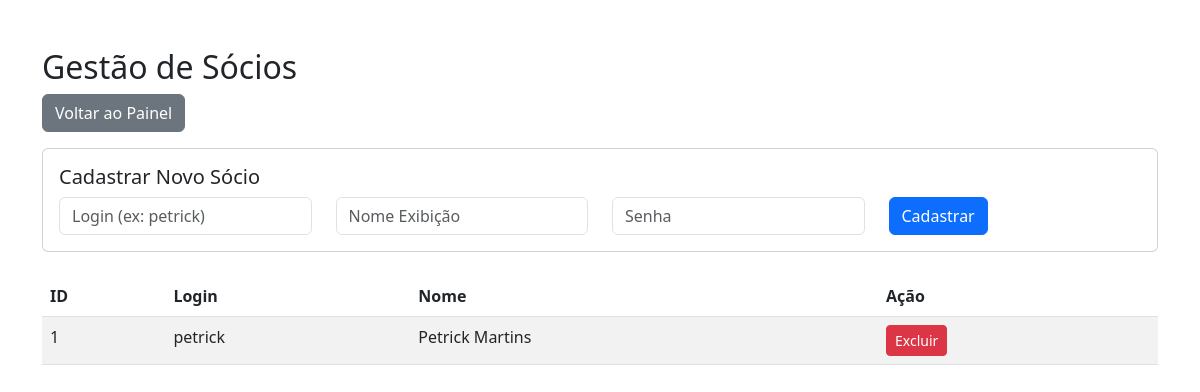
Screenshot of /admin/usuarios (signed in) with the database file from the repository.
### tables this page shows
CREATE TABLE usuarios (
                        id INTEGER PRIMARY KEY AUTOINCREMENT, 
                        usuario TEXT NOT NULL UNIQUE, 
                        senha TEXT NOT NULL, 
                        nome_exibicao TEXT NOT NULL DEFAULT '');

### app.py (the view, shortened to what this page needs)
@app.route('/admin/usuarios', methods=['GET', 'POST'])
def admin_usuarios():
    if 'usuario_logado' not in session: return redirect(url_for('tela_login'))
    conexao = sqlite3.connect(DB_NAME)
    conexao.row_factory = sqlite3.Row
    cursor = conexao.cursor()
    cursor.execute("SELECT id, usuario, nome_exibicao FROM usuarios")
    lista_usuarios = cursor.fetchall()
    conexao.close()
    return render_template('admin_usuarios.html', usuarios=lista_usuarios)

### templates/admin_usuarios.html (shortened to what this page needs)
<!DOCTYPE html>
<html lang="pt-br">
<head>
    <link rel="stylesheet" href="https://cdn.jsdelivr.net/npm/bootstrap@5.3.0/dist/css/bootstrap.min.css">
</head>
<body class="container mt-5">
    <h2>Gestão de Sócios</h2>
    <a href="/" class="btn btn-secondary mb-3">Voltar ao Painel</a>
    <form action="{{ url_for('admin_usuarios') }}" method="POST" class="card p-3 mb-4">
    <h5>Cadastrar Novo Sócio</h5>
    <div class="row">
        <div class="col"><input type="text" name="novo_usuario" placeholder="Login (ex: petrick)" class="form-control" required></div>
        <div class="col"><input type="text" name="nome_exibicao" placeholder="Nome Exibição" class="form-control" required></div>
        <div class="col"><input type="password" name="nova_senha" placeholder="Senha" class="form-control" required></div>
        <div class="col">
            <button type="submit" class="btn btn-primary">Cadastrar</button>
        </div>
    </div>
</form>
    <table class="table table-striped">
        <thead>
            <tr>
                <th>ID</th>
                <th>Login</th>
                <th>Nome</th>
                <th>Ação</th>
            </tr>
        </thead>
        <tbody>
            {% for u in usuarios %}
            <tr>
                <td>{{ u.id }}</td>
                <td>{{ u.usuario }}</td>
                <td>{{ u.nome_exibicao }}</td>
                <td>
                    <form action="/admin/excluir_usuario/{{ u.id }}" method="POST" onsubmit="return confirm('Tem certeza que deseja excluir este sócio?');">
                        <button type="submit" class="btn btn-danger btn-sm">Excluir</button>
                    </form>
                </td>
            </tr>
            {% endfor %}
        </tbody>
    </table>
</body>
</html>

### rows the page displays
usuarios: id "1", usuario "petrick", nome_exibicao "Petrick Martins"
